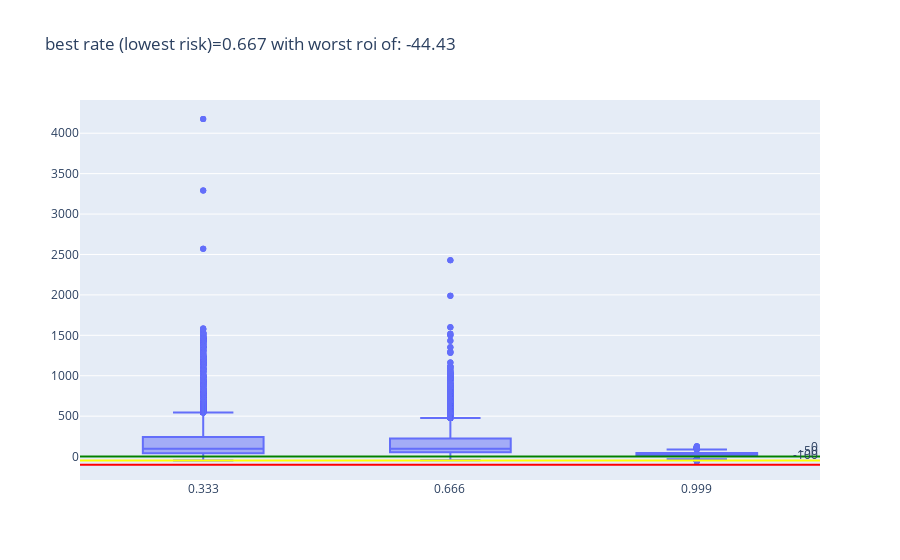

Notebook code for this chart:
### Markdown cell above
# Testing

### Code cell
model_path = f"results/details/models/{model_name}.h5"
model = tf.keras.models.load_model(model_path)

# Portfolio creation
x_train_dates = [i[0] for i in x_train.index]
x_train_stock = [i[1] for i in x_train.index]
train_predictions = model.predict(x_train, batch_size=BATCH_SIZE)
portfolio_data = np.array([x_train_dates,
                            x_train_stock,
                            x_train.iloc[:,-1],
                            y_train.values,
                            train_predictions[:,0]]
                            )
portfolio_data = pd.DataFrame(portfolio_data.T,
                                columns = ["date", "stock", "current price", "true 1 year", "predicted 1 year"])

portfolio_data = portfolio_data.set_index("date")
portfolio_data = portfolio_data.sort_values(by=["date", "predicted 1 year"], ascending=[True, False])

rois_data = []
pbar2 = tqdm(np.linspace(0,1,NUMBER_OF_RATES+1)[1:], desc="Trying different rates", total=NUMBER_OF_RATES)
for rate in pbar2:
    rate = np.round(rate,3)
    tups = []
    for i in range(NUMBER_OF_RATES):
        tups.append((rate, portfolio_data))
    tups_tqdm = tqdm(tups, desc=f"Getting rois for rate: {rate}", total=len(tups))
    rois = p.map(rois_func, tups_tqdm)
    rois_data.append(np.vstack(rois))
pbar2.close()

rois_data = np.vstack(rois_data)
rois_data = pd.DataFrame(rois_data, columns=["rate", "true roi", "expected roi", "num unique stocks"])
# Drop nan rows as those represent times when all stocks were expected to go down
rois_data = rois_data.dropna()

best_rate = rois_data[["true roi", "rate"]].groupby(["rate"]).min().idxmax(axis="rows")[0]
best_rate_min_roi = rois_data[["true roi", "rate"]].groupby(["rate"]).min().max(axis="rows")[0]

plt.figure(figsize=(13, 5), dpi=300)

# We are only going to invest when we expect a positive roi so only consider those.
positive_rois_data = rois_data.loc[rois_data["expected roi"]>0,:]
# plt.axhline(0, color="green")
# plt.axhline(-50, color="yellow")
# plt.axhline(-100, color="red")
# sns.boxplot(data=positive_rois_data, x="rate", y="true roi") # , showfliers = False
# plt.title(f"best rate (lowest risk)={best_rate} with worst roi of: {round(best_rate_min_roi,2)}")

# Create the box plot
fig = go.Figure()

fig.add_trace(go.Box(y=positive_rois_data['true roi'], x=positive_rois_data['rate'], name='ROI'))

# Add horizontal lines
fig.add_hline(y=0, line=dict(color='green'), annotation_text="0")
fig.add_hline(y=-50, line=dict(color='yellow'), annotation_text="-50")
fig.add_hline(y=-100, line=dict(color='red'), annotation_text="-100")

# Update layout to add title and adjust other aesthetics if necessary
fig.update_layout(title_text=f"best rate (lowest risk)={best_rate} with worst roi of: {round(best_rate_min_roi,2)}")

# Show plot
fig.show()

### Figure 1 — Plotly figure (JSON) as saved in the notebook; plotly's stock layout.template omitted (floating-point values rounded to 4 significant figures; data arrays with more than 128 entries replaced by an {"elided": "..."} marker saying what was removed)
{"data": [{"name": "ROI", "type": "box", "x": {"elided": "44577 float values"}, "y": {"elided": "44577 float values"}}], "layout": {"annotations": [{"showarrow": false, "text": "0", "x": 1, "xanchor": "right", "xref": "x domain", "y": 0, "yanchor": "bottom", "yref": "y"}, {"showarrow": false, "text": "-50", "x": 1, "xanchor": "right", "xref": "x domain", "y": -50, "yanchor": "bottom", "yref": "y"}, {"showarrow": false, "text": "-100", "x": 1, "xanchor": "right", "xref": "x domain", "y": -100, "yanchor": "bottom", "yref": "y"}], "shapes": [{"line": {"color": "green"}, "type": "line", "x0": 0, "x1": 1, "xref": "x domain", "y0": 0, "y1": 0, "yref": "y"}, {"line": {"color": "yellow"}, "type": "line", "x0": 0, "x1": 1, "xref": "x domain", "y0": -50, "y1": -50, "yref": "y"}, {"line": {"color": "red"}, "type": "line", "x0": 0, "x1": 1, "xref": "x domain", "y0": -100, "y1": -100, "yref": "y"}], "title": {"text": "best rate (lowest risk)=0.667 with worst roi of: -44.43"}}}
